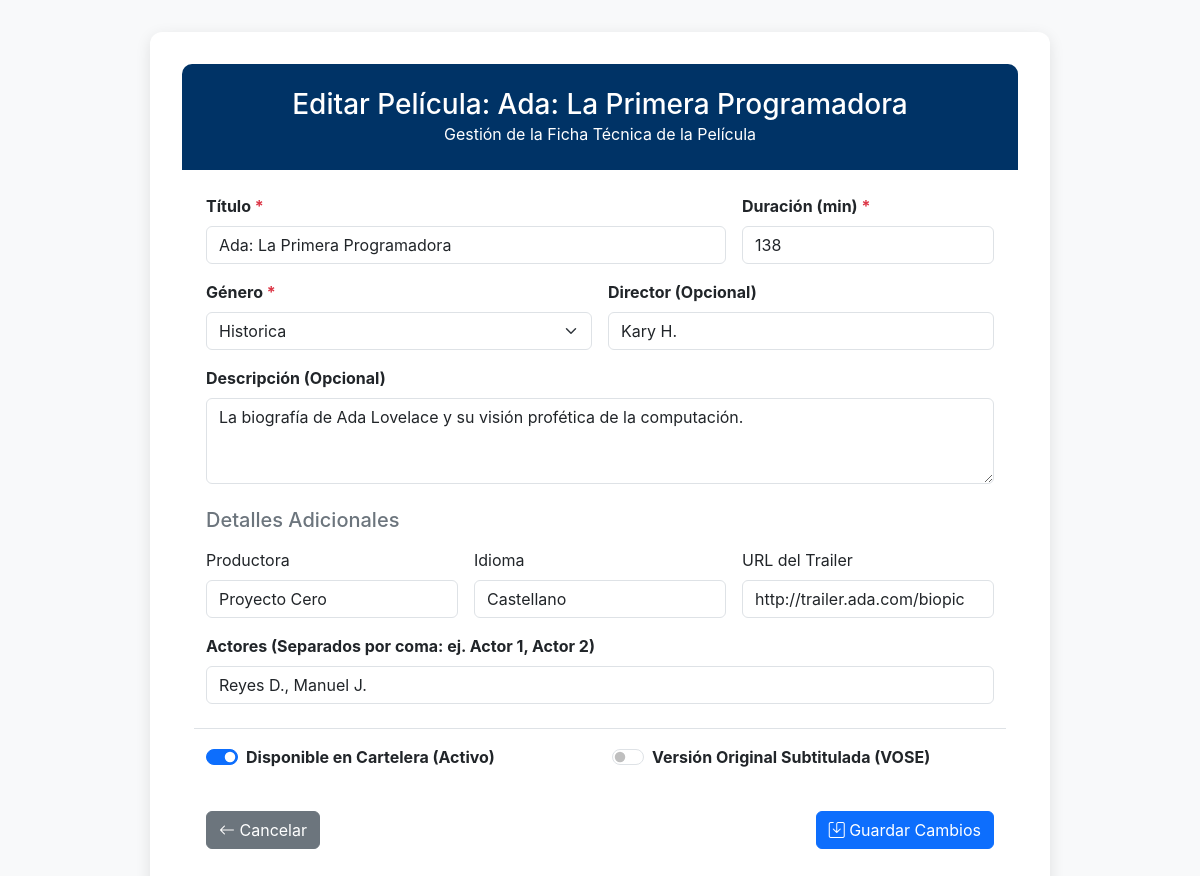
Screenshot of /peliculas/editar/35 with the database file from the repository.
### app/models/pelicula.py (models this page shows, shortened)
class PeliculaORM(Base):
    __tablename__ = "peliculas"
    id: Mapped[int] = mapped_column(primary_key=True, autoincrement=True)
    titulo: Mapped[str] = mapped_column(String(255), nullable=False)
    genero_id: Mapped[int] = mapped_column(ForeignKey("generos.id"), nullable=False)
    duracion: Mapped[int] = mapped_column(Integer, nullable=False) # int, no float
    disponible: Mapped[bool] = mapped_column(Boolean, default=True, nullable=False)
    director: Mapped[str | None] = mapped_column(String(100), nullable=True)
    descripcion: Mapped[str | None] = mapped_column(String(1000), nullable=True)
    trailer: Mapped[str | None] = mapped_column(String(255), nullable=True)
    productora: Mapped[str | None] = mapped_column(String(100), nullable=True)
    idioma: Mapped[str | None] = mapped_column(String(50), nullable=True)
    vose: Mapped[bool | None] = mapped_column(Boolean, nullable=True)
    actores: Mapped[list[str] | None] = mapped_column(JSON, nullable=True)
    genero: Mapped["GeneroORM"] = relationship(back_populates="peliculas")

### app/models/genero.py (models this page shows, shortened)
class GeneroORM(Base):
    __tablename__ = "generos"
    id: Mapped[int] = mapped_column(primary_key=True, autoincrement=True)
    nombre: Mapped[str] = mapped_column(String(100), nullable=False, unique=True)
    descripcion: Mapped[str | None] = mapped_column(String(500), nullable=True)
    peliculas: Mapped[List["PeliculaORM"]] = relationship(
        back_populates="genero",
        cascade="all, delete-orphan" # Opcional: si borro un género, borra sus películas
    )

### app/routers/pelicula_router.py (the view)
@router.get("/editar/{pelicula_id}", tags=["Web UI"])
def view_editar_pelicula(pelicula_id: int, request: Request, db: Session = Depends(get_db)):
    try:
        pelicula = pelicula_service.get_pelicula_detalle(db, pelicula_id)
        if not pelicula:
            raise HTTPException(status_code=404, detail="Película no encontrada")
        generos = genero_service.get_all_generos(db)
        return templates.TemplateResponse(
            "pelicula_form.html",
            {
                "request": request,
                "titulo": f"Editar Película: {pelicula.titulo}",
                "generos": generos,
                "pelicula": pelicula,
                "accion": "editar"
            }
        )
    except HTTPException as e:
        raise e
    except Exception as e:
        print(f"Error al cargar formulario de edición para ID {pelicula_id}: {e}")
        raise HTTPException(status_code=500, detail="Error interno del servidor.")

### templates/pelicula_form.html (shortened to what this page needs)
<!DOCTYPE html>
<html lang="es">
<head>
    <link href="https://cdn.jsdelivr.net/npm/bootstrap@5.3.3/dist/css/bootstrap.min.css" rel="stylesheet">
    <link href="https://cdn.jsdelivr.net/npm/bootstrap-icons/font/bootstrap-icons.css" rel="stylesheet">
</head>
<body>
    <div class="container">
        <div class="form-container">
            <div class="card-header text-center">
                <h1 class="h3 mb-0">{{ titulo }}</h1>
                <p class="mb-0 fs-6">Gestión de la Ficha Técnica de la Película</p>
            </div>
            <form action="/peliculas/{{ 'editar/' + pelicula.id|string if pelicula else 'nueva' }}" method="post" class="p-4">
                <div class="row g-3 mb-4">
                    <div class="col-md-8">
                        <label for="titulo" class="form-label fw-bold">Título <span class="text-danger">*</span></label>
                        <input type="text" class="form-control" id="titulo" name="titulo"
                               value="{{ pelicula.titulo if pelicula else '' }}" required>
                    </div>
                    <div class="col-md-4">
                        <label for="duracion" class="form-label fw-bold">Duración (min) <span class="text-danger">*</span></label>
                        <input type="number" class="form-control" id="duracion" name="duracion" min="1"
                               value="{{ pelicula.duracion if pelicula else '' }}" required>
                    </div>
                    <div class="col-md-6">
                        <label for="genero_id" class="form-label fw-bold">Género <span class="text-danger">*</span></label>
                        <select class="form-select" id="genero_id" name="genero_id" required>
                            {% for genero in generos %}
                                <option value="{{ genero.id }}"
                                        {% if pelicula and genero.id == pelicula.genero_id %}selected{% endif %}>
                                    {{ genero.nombre }}
                                </option>
                            {% endfor %}
                        </select>
                    </div>
                    <div class="col-md-6">
                        <label for="director" class="form-label fw-bold">Director (Opcional)</label>
                        <input type="text" class="form-control" id="director" name="director"
                               value="{{ pelicula.director if pelicula and pelicula.director else '' }}">
                    </div>
                    <div class="col-12">
                        <label for="descripcion" class="form-label fw-bold">Descripción (Opcional)</label>
                        <textarea class="form-control" id="descripcion" name="descripcion" rows="3">{{ pelicula.descripcion if pelicula and pelicula.descripcion else '' }}</textarea>
                    </div>
                </div>
                <h5 class="mt-4 mb-3 text-secondary">Detalles Adicionales</h5>
                <div class="row g-3">
                    <div class="col-md-4">
                        <label for="productora" class="form-label">Productora</label>
                        <input type="text" class="form-control" id="productora" name="productora"
                               value="{{ pelicula.productora if pelicula and pelicula.productora else '' }}">
                    </div>
                    <div class="col-md-4">
                        <label for="idioma" class="form-label">Idioma</label>
                        <input type="text" class="form-control" id="idioma" name="idioma"
                               value="{{ pelicula.idioma if pelicula and pelicula.idioma else '' }}">
                    </div>
                    <div class="col-md-4">
                        <label for="trailer" class="form-label">URL del Trailer</label>
                        <input type="url" class="form-control" id="trailer" name="trailer"
                               value="{{ pelicula.trailer if pelicula and pelicula.trailer else '' }}">
                    </div>
                    <div class="col-12">
                        <label for="actores" class="form-label fw-bold">Actores (Separados por coma: ej. Actor 1, Actor 2)</label>
                        <input type="text" class="form-control" id="actores" name="actores"
                               value="{{ pelicula.actores|join(', ') if pelicula and pelicula.actores else '' }}">
                    </div>
                </div>
                <div class="row mt-4 mb-4 border-top pt-3">
                    <div class="col-md-6">
                        <div class="form-check form-switch">
                            <input class="form-check-input" type="checkbox" id="disponible" name="disponible"
                                   value="True" {% if pelicula and pelicula.disponible %}checked{% endif %}>
                            <label class="form-check-label fw-bold" for="disponible">
                                Disponible en Cartelera (Activo)
                            </label>
                        </div>
                    </div>
                    <div class="col-md-6">
                        <div class="form-check form-switch">
                            <input class="form-check-input" type="checkbox" id="vose" name="vose"
                                   value="True" {% if pelicula and pelicula.vose %}checked{% endif %}>
                            <label class="form-check-label fw-bold" for="vose">
                                Versión Original Subtitulada (VOSE)
                            </label>
                        </div>
                    </div>
                </div>
                <div class="d-flex justify-content-between pt-3">
                    <a href="/" class="btn btn-secondary me-2">
                        <i class="bi bi-arrow-left"></i> Cancelar
                    </a>
                    <button type="submit" class="btn btn-primary">
                        <i class="bi bi-save"></i>
                        {% if pelicula %}Guardar Cambios{% else %}Añadir Película{% endif %}
                    </button>
                </div>
            </form>
        </div>
    </div>
</body>
</html>

### templates/pelicula_form.html (style rules this page uses)
:root { --primary-blue: #0d6efd; --secondary-blue: #003366; --light-bg: #f8f9fa; }
body { background-color: var(--light-bg); font-family: 'Inter', sans-serif; }
.form-container { max-width: 900px; margin: 2rem auto; padding: 2rem; background: white; border-radius: 12px; box-shadow: 0 4px 15px rgba(0, 0, 0, 0.1); }
.card-header { background-color: var(--secondary-blue); color: white; border-radius: 10px 10px 0 0 !important; padding: 1.5rem; }
.btn-primary { background-color: var(--primary-blue); border-color: var(--primary-blue); }
.form-check-input:checked { background-color: var(--primary-blue); border-color: var(--primary-blue); }

### rows the page displays
PeliculaORM: titulo "Ada: La Primera Programadora", duracion "138", genero_id "Historica", director "Kary H.", descripcion "La biografía de Ada Lovelace y su visión profética de la computación.", productora "Proyecto Cero", idioma "Castellano", trailer "http://trailer.ada.com/biopic", actores "Reyes D., Manuel J.", disponible "☑"

### other values shown
{{ titulo }} "Editar Película: Ada: La Primera Programadora"
